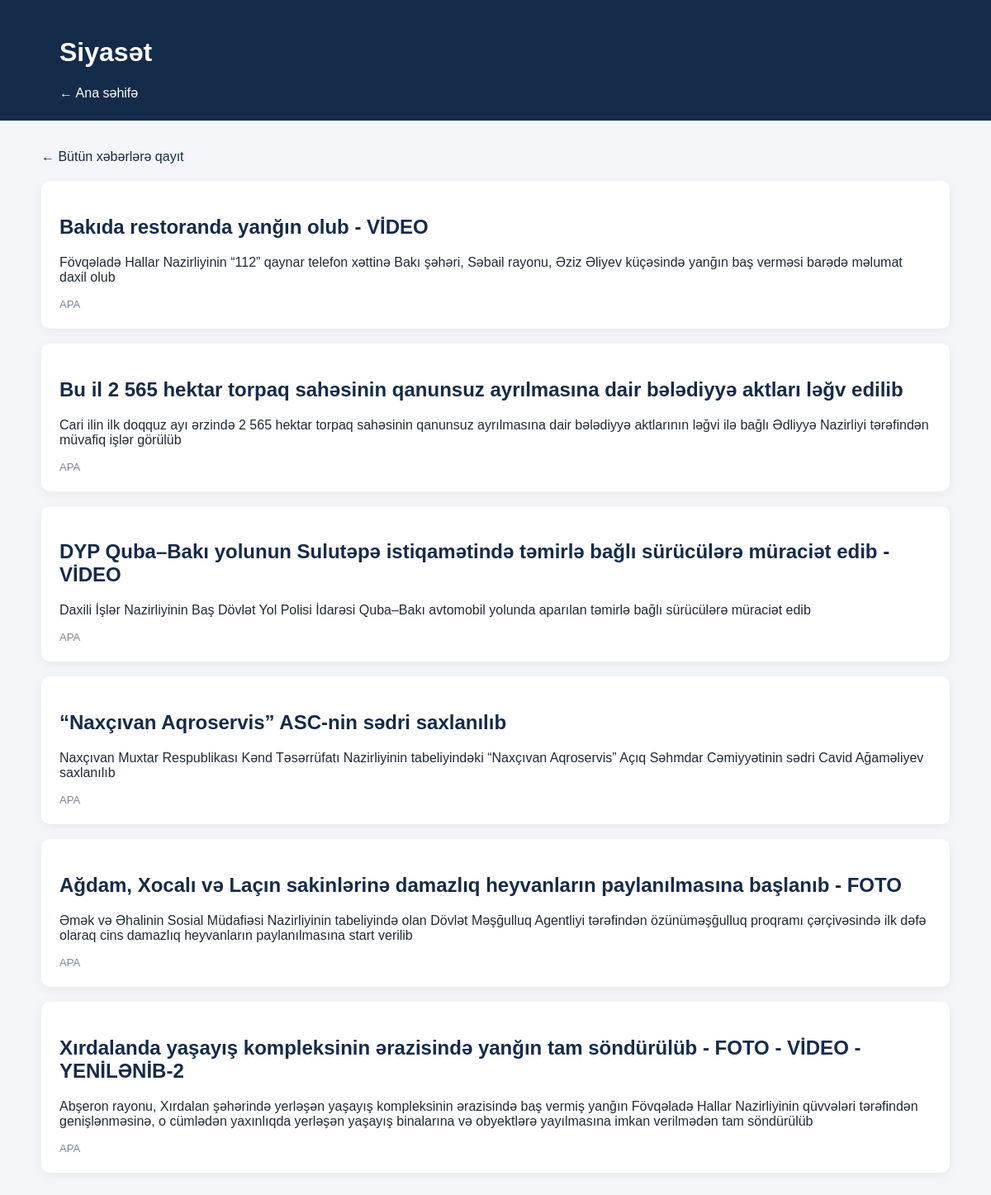
Page /category/siyasət/ on the committed database.
### news/models.py (models this page shows, shortened)
class Category(models.Model):
    name = models.CharField(max_length=100, unique=True)
    slug = models.SlugField(max_length=120, unique=True, blank=True)
    description = models.TextField(blank=True)
    class Meta:
        verbose_name = "Kateqoriya"
        verbose_name_plural = "Kateqoriyalar"

class News(models.Model):
    class Status(models.TextChoices):
        PENDING = "pending", "Pending"
        PUBLISHED = "published", "Published"
        REJECTED = "rejected", "Rejected"
    title = models.CharField(max_length=300)
    slug = models.SlugField(max_length=350, unique=True, blank=True)
    summary = models.TextField(blank=True)
    content = models.TextField(blank=True)
    image_url = models.URLField(max_length=1000, blank=True)
    source = models.CharField(max_length=200)
    original_url = models.URLField(max_length=1000, unique=True)
    category = models.ForeignKey(
        Category,
        on_delete=models.SET_NULL,
        null=True,
        blank=True,
        related_name="news"
    )
    published_at = models.DateTimeField(null=True, blank=True)
    fetched_at = models.DateTimeField(auto_now_add=True)
    views_count = models.PositiveIntegerField(default=0)
    priority = models.PositiveIntegerField(default=0)
    status = models.CharField(
        max_length=20,
        choices=Status.choices,
        default=Status.PENDING
    )
    created_at = models.DateTimeField(auto_now_add=True)
    class Meta:
        ordering = ["-priority", "-published_at", "-created_at"]
        verbose_name = "Xəbər"
        verbose_name_plural = "Xəbərlər"

### news/views.py (the view)
# urls.py: re_path(r"^category/(?P<slug>[-a-zA-Z0-9_\u0080-\uffff]+)/$", views.category_news, name="category_news",),
def category_news(request, slug):
    category = get_object_or_404(
        Category,
        slug=slug
    )
    news_list = News.objects.filter(
        category=category,
        status=News.Status.PUBLISHED
    ).order_by("-published_at", "-created_at")
    categories = Category.objects.all().order_by("name")
    context = {
        "category": category,
        "news_list": news_list,
        "categories": categories,
    }
    return render(request, "category.html", context)

### templates/category.html (shortened to what this page needs)
<!DOCTYPE html>
<html lang="az">
<head>
</head>
<body>
<header>
    <h1>{{ category.name }}</h1>
    <a href="{% url 'home' %}">← Ana səhifə</a>
</header>
<main>
    <a class="back" href="{% url 'home' %}">
        ← Bütün xəbərlərə qayıt
    </a>
    {% for news in news_list %}
        <article class="news-card">
            <h2>
                <a href="{% url 'news_detail' news.slug %}">
                    {{ news.title }}
                </a>
            </h2>
            <p>
                {{ news.summary|default:"Xəbərin davamını oxuyun."|truncatewords:35 }}
            </p>
            <div class="meta">
                {{ news.source }}
            </div>
        </article>
    {% empty %}
        <p>Bu kateqoriyada hələ dərc edilmiş xəbər yoxdur.</p>
    {% endfor %}
</main>
</body>
</html>

### templates/category.html (style rules this page uses)
body { margin: 0; font-family: Arial, sans-serif; background: #f3f5f8; color: #202936; }
header { background: #142b4a; color: white; padding: 24px 6%; }
header a { color: white; text-decoration: none; }
main { max-width: 1100px; margin: 35px auto; padding: 0 20px; }
.news-card { background: white; padding: 22px; margin-bottom: 18px; border-radius: 10px; box-shadow: 0 3px 12px rgba(0, 0, 0, 0.05); }
.news-card h2 a { color: #142b4a; text-decoration: none; }
.meta { color: #7a8592; font-size: 13px; }
.back { display: inline-block; margin-bottom: 20px; color: #142b4a; text-decoration: none; }

### rows in the picture
Category: name "Siyasət"
News: title "Bakıda restoranda yanğın olub - VİDEO", summary "Fövqəladə Hallar Nazirliyinin “112” qaynar telefon xəttinə Bakı şəhəri, Səbail rayonu, Əziz Əliyev küçəsində yanğın baş verməsi barədə məlumat daxil olub", source "APA"
News: title "Bu il 2 565 hektar torpaq sahəsinin qanunsuz ayrılmasına dair bələdiyyə aktları ləğv edilib", summary "Cari ilin ilk doqquz ayı ərzində 2 565 hektar torpaq sahəsinin qanunsuz ayrılmasına dair bələdiyyə aktlarının ləğvi ilə bağlı Ədliyyə Nazirliyi tərəfindən müvafiq işlər görülüb", source "APA"
News: title "DYP Quba–Bakı yolunun Sulutəpə istiqamətində təmirlə bağlı sürücülərə müraciət edib - VİDEO", summary "Daxili İşlər Nazirliyinin Baş Dövlət Yol Polisi İdarəsi Quba–Bakı avtomobil yolunda aparılan təmirlə bağlı sürücülərə müraciət edib", source "APA"
News: title "“Naxçıvan Aqroservis” ASC-nin sədri saxlanılıb", summary "Naxçıvan Muxtar Respublikası Kənd Təsərrüfatı Nazirliyinin tabeliyindəki “Naxçıvan Aqroservis” Açıq Səhmdar Cəmiyyətinin sədri Cavid Ağaməliyev saxlanılıb", source "APA"
News: title "Ağdam, Xocalı və Laçın sakinlərinə damazlıq heyvanların paylanılmasına başlanıb - FOTO", summary "Əmək və Əhalinin Sosial Müdafiəsi Nazirliyinin tabeliyində olan Dövlət Məşğulluq Agentliyi tərəfindən özünüməşğulluq proqramı çərçivəsində ilk dəfə olaraq cins damazlıq heyvanların paylanılmasına start verilib", source "APA"
News: title "Xırdalanda yaşayış kompleksinin ərazisində yanğın tam söndürülüb - FOTO - VİDEO - YENİLƏNİB-2", summary "Abşeron rayonu, Xırdalan şəhərində yerləşən yaşayış kompleksinin ərazisində baş vermiş yanğın Fövqəladə Hallar Nazirliyinin qüvvələri tərəfindən genişlənməsinə, o cümlədən yaxınlıqda yerləşən yaşayış binalarına və obyektlərə yayılmasına imkan verilmədən tam söndürülüb", source "APA"
